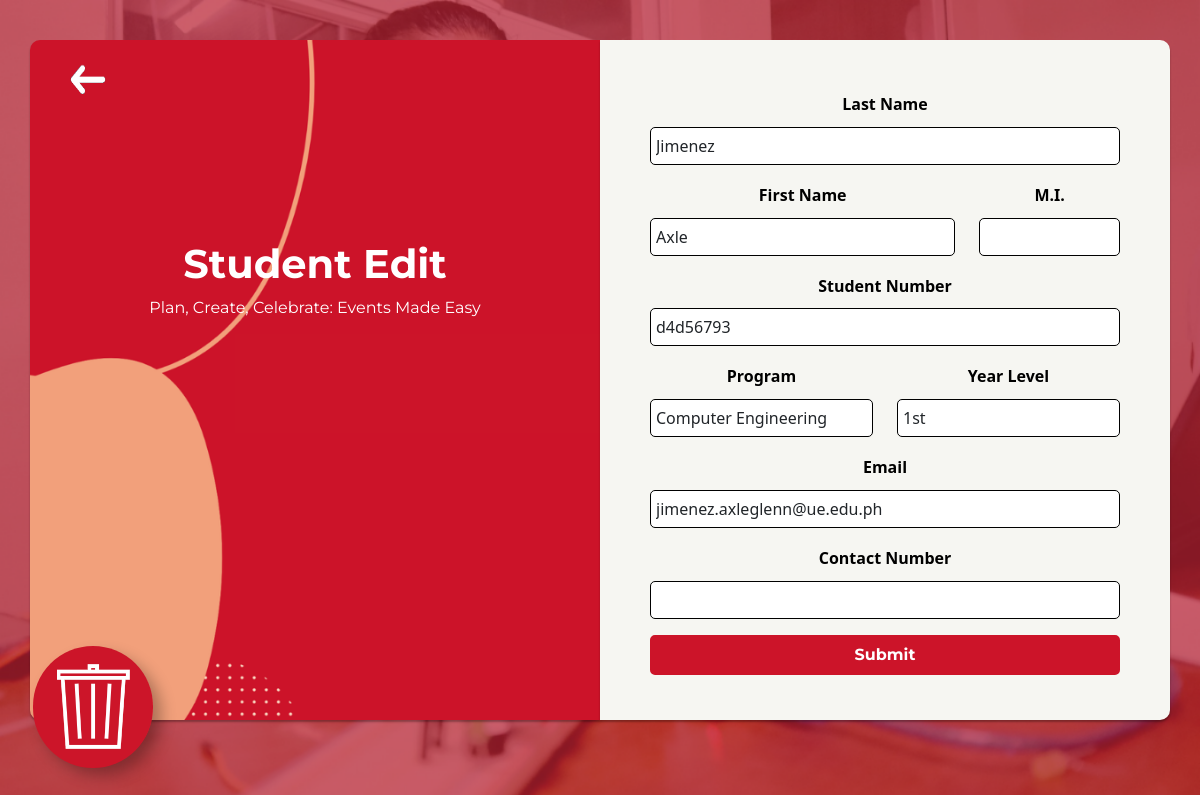
Page /event_manager/Student_Registration/edit.php?id=20220145459 on the committed database.
### tables this page shows
CREATE TABLE `student_info` (
  `id` text NOT NULL,
  `first_name` varchar(20) NOT NULL,
  `last_name` varchar(20) NOT NULL,
  `middle_initial` varchar(10) NOT NULL,
  `student_number` text NOT NULL,
  `program` varchar(255) NOT NULL,
  `current_year` varchar(5) NOT NULL,
  `ue_email` text NOT NULL,
  `contact_number` text NOT NULL
);

### event_manager/Student_Registration/edit.php (the view, shortened to what this page needs)
<?php
require_once "../config.php";
$first_name_err = "";
$last_name_err = "";
$student_number_err = "";
$program_err = "";
$current_year_err = "";
$ue_email_err = "";
$contact_number_err = "";
?>
<!DOCTYPE html>
<html lang="en">
<head>
    <link rel="stylesheet" href="https://stackpath.bootstrapcdn.com/bootstrap/4.5.2/css/bootstrap.min.css">
    <link rel="stylesheet" href="https://maxcdn.bootstrapcdn.com/font-awesome/4.7.0/css/font-awesome.min.css">
    <link href="https://cdn.jsdelivr.net/npm/bootstrap@5.0.2/dist/css/bootstrap.min.css" rel="stylesheet">
<body>
  <div class="container no-gutters">
    <div class="col-md-6 no-gutters">
      <div class="left-box">
        <a href="index.php"><img src="./img/back.png" style="position: absolute; top: 8px; left: 16px; width:50px;height: 50px;"></a>
        <div class="left">
          <h1>Student Edit</h1>
          <p>Plan, Create, Celebrate: Events Made Easy</p>
        </div>
      </div>
    </div>
    <div class="col-md-6 no-gutters">
      <div class="right-box">
        <div class="right">
        <form action="<?php echo htmlspecialchars($_SERVER["PHP_SELF"]); ?>" method="post">
                <div class="form-group">
                    <div class="form-group">
                                <label>Last Name</label><br>
                                <?php
                                $id = $_GET['id'];
                                $sql = "SELECT * FROM student_info WHERE id = $id";
                                $result = $mysqli->query($sql);
                                $result = $result->fetch_array();
                                $placeholder = $result['last_name'];
                                $is_invalid = (!empty($last_name_err)) ? "is-invalid" : "";
                                echo '<input type="text" name="last_name" class="form-control'.$is_invalid.'" value="'.$placeholder.'">';
                            ?>
                    </div>
                    <div class="form-group">
                        <div class="row">
                            <div class="col-md-8">
                                <label>First Name</label><br>
                                <?php
                                $id = $_GET['id'];
                                $sql = "SELECT * FROM student_info WHERE id = $id";
                                $result = $mysqli->query($sql);
                                $result = $result->fetch_array();
                                $placeholder = $result['first_name'];
                                $is_invalid = (!empty($first_name_err)) ? "is-invalid" : "";
                                echo '<input type="text" name="first_name" class="form-control'.$is_invalid.'" value="'.$placeholder.'">';
                            ?>
                            </div>
                            <div class="col-md-4">
                                <label>M.I.</label><br>
                                <?php
                                $id = $_GET['id'];
                                $sql = "SELECT * FROM student_info WHERE id = $id";
                                $result = $mysqli->query($sql);
                                $result = $result->fetch_array();
                                $placeholder = $result['middle_initial'];
                                echo '<input type="text" name="middle_initial" class="form-control" value="'.$placeholder.'">';
                            ?>
                            </div>
                        </div>
                    </div>
                    <div class="form-group">
                        <label>Student Number</label><br>
                        <?php
                                $id = $_GET['id'];
                                $sql = "SELECT * FROM student_info WHERE id = $id";
                                $result = $mysqli->query($sql);
                                $result = $result->fetch_array();
                                $placeholder = $result['student_number'];
                                $is_invalid = (!empty($student_number_err)) ? "is-invalid" : "";
                                echo '<input type="text" name="student_number" class="form-control'.$is_invalid.'" value="'.$placeholder.'">';
                            ?>
                    </div>
                    <div class="form-group">
                        <div class="row">
                            <div class="col">
                              <label>Program</label>
                              <?php
                                $id = $_GET['id'];
                                $sql = "SELECT * FROM student_info WHERE id = $id";
                                $result = $mysqli->query($sql);
                                $result = $result->fetch_array();
                                $placeholder = $result['program'];
                                $is_invalid = (!empty($program_err)) ? "is-invalid" : "";
                                echo '<select type ="text" name = "program" class="form-control'.$is_invalid.'" value"'.$placeholder.'"
                                <option value="">Select program</option>
                                <option value="CpE">Computer Engineering</option>
                                <option value="ECE">Electrical Engineering</option>
                                <option value="CE">Civil Engineering</option>
                                <option value="ME">Mechanical Engineering</option>
                                <option value="EE">Electronic Engineering</option>
                                    </select>';
                            ?>
                            </div>
                            <div class="col">
                            <label>Year Level</label>
                            <?php
                                $id = $_GET['id'];
                                $sql = "SELECT * FROM student_info WHERE id = $id";
                                $result = $mysqli->query($sql);
                                $result = $result->fetch_array();
                                $placeholder = $result['current_year'];
                                $is_invalid = (!empty($current_year_err)) ? "is-invalid" : "";
                                echo '<select type ="text" name="current_year" class="form-control'.$is_invalid.'" value"'.$placeholder.'"
                                <option value="">Current Year</option>
                                <option value="1st">1st</option>
                                <option value="2nd">2nd</option>
                                <option value="3rd">3rd</option>
                                <option value="4th">4th</option>
                                    </select>';
                            ?>
                            </div>
                        </div>
                    </div>
                    <div class="form-group">
                        <label>Email</label><br>
                        <?php
                                $id = $_GET['id'];
                                $sql = "SELECT * FROM student_info WHERE id = $id";
                                $result = $mysqli->query($sql);
                                $result = $result->fetch_array();
                                $placeholder = $result['ue_email'];
                                $is_invalid = (!empty($ue_email_err)) ? "is-invalid" : "";
                                echo '<input type="email" name="ue_email" class="form-control'.$is_invalid.'" value="'.$placeholder.'">';
                            ?>
                    </div>
                    <div class="form-group">
                            <label>Contact Number</label>
                            <?php
                                $id = $_GET['id'];
                                $sql = "SELECT * FROM student_info WHERE id = $id";
                                $result = $mysqli->query($sql);
                                $result = $result->fetch_array();
                                $placeholder = $result['contact_number'];
                                $is_invalid = (!empty($contact_number_err)) ? "is-invalid" : "";
                                echo '<input type="number" name="contact_number" class="form-control'.$is_invalid.'" value="'.$placeholder.'">';
                            ?>
                        </div>
                        </div>
                        <input type="submit"  style="background-color: #CC1429; border: #CC1429 solid;" class="btn btn-primary" value="Submit">
                    </form>
                    <footer class="footer mt-auto py-3 fixed-bottom">
                      <div class="rounded-circle del d-flex justify-content-center align-items-center">
                      <a href="#" data-toggle="modal" data-target="#Delete"><img src="./img/delete.png" class="center"></a>
                    </footer>
                </div>
            </div>
        </div>
    </div>
</body>
</html>

### event_manager/Student_Registration/edit.php (style rules this page uses)
body { background-image: url("./img/bg2.png"); background-size: cover; }
.container { display: flex; margin: auto; padding: 40px 0; }
.left-box { width: 100%; box-shadow: 0px 2px 2px rgba(0, 0, 0, 0.3); border-radius: 10px 0px 0px 10px; height: 100%; background-size:cover ; background-image:url('./img/bg.png'); justify-content: center; align-items: center; max-height: 85vh; max-width: 85vw; }
.left { text-align: center; padding: 200px 0; }
.left h1,p { font-family: myFirstFont; color: white; }
.left-box a { position: absolute; top: 8px; left: 16px; width:50px; height: 50px; }
.left h1 { font-weight:bold; }
.right-box { width: 100%; height: 100%; box-shadow: 0px 2px 2px rgba(0, 0, 0, 0.3); border-radius: 0px 10px 10px 0px; background: rgba(246, 246, 242, 1); justify-content: center; align-items: center; margin: 0; max-height: 85vh; max-width: 85vw; overflow: scroll; }
.right { padding: 50px; line-height: 1.8; margin: 0 auto; text-align: center; }
.right label { font-weight: bold; }
.right input, .right select, .right textarea { width: 100%; padding:5px; padding-left:5px; border-radius: 5px; border: 1px solid black }
.right form { color: black; border-radius: 3px; margin-bottom: 15px; background: rgba(246, 246, 242, 1); width: 100%; line-height: 1.8; }
.right .btn { background-color: #013365; border: #013365 solid; font-family: myFirstFont; font-weight: bold; outline: none !important; }
.rounded-circle { height: 10vw; width: 10vw; position: absolute; bottom:33px; box-shadow: 8px 8px 15px rgba(0,0,0,0.3) }
.center { border-radius:100px; width:100%; height:100%; }
.del { left:33px; }

### rows in the picture
student_info: last_name "Jimenez", first_name "Axle", student_number "d4d56793", program "Computer Engineering", current_year "1st", ue_email "jimenez.axleglenn@ue.edu.ph"
